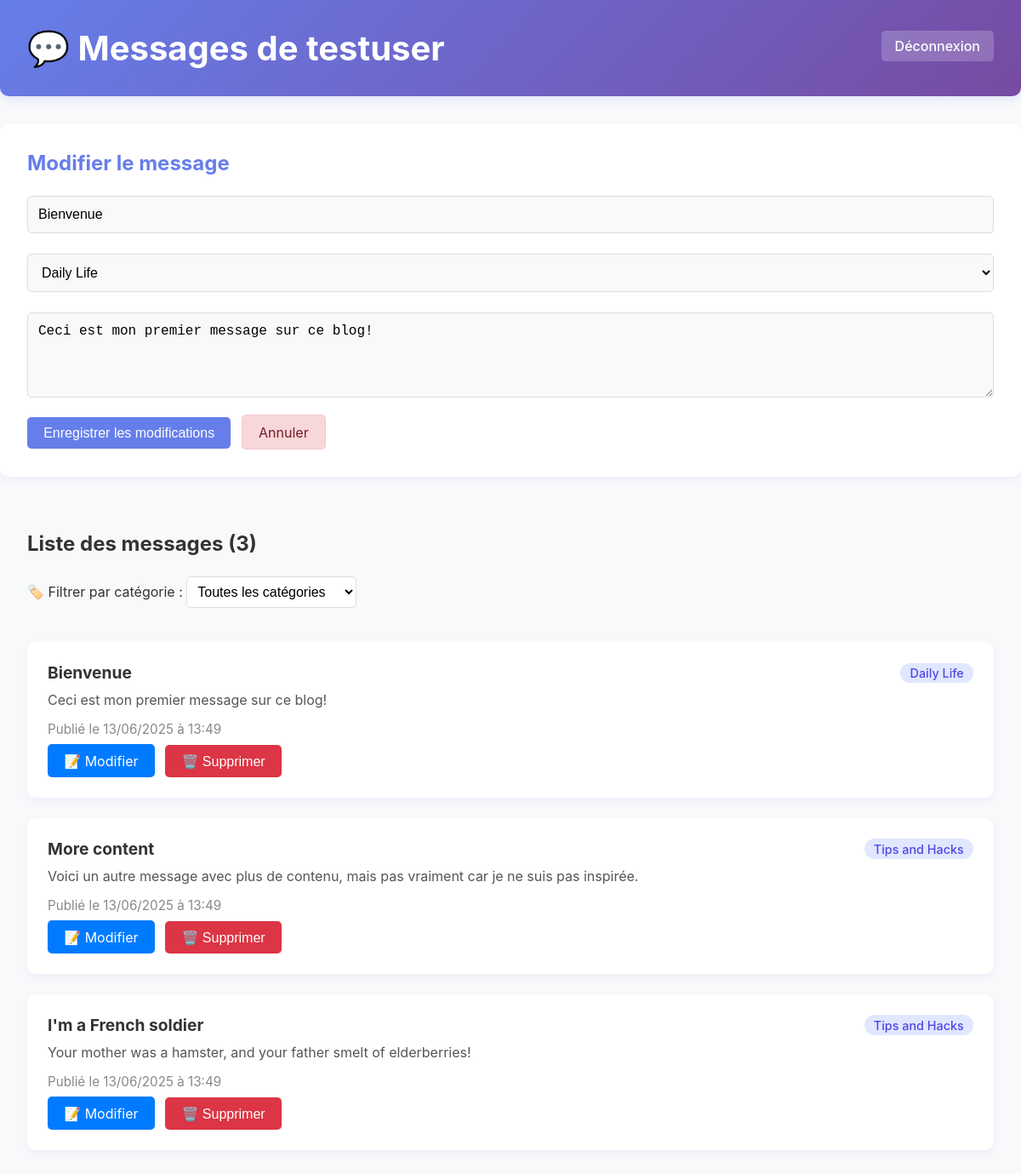
/messages.php?edit=1 (signed in), run on the app's committed database.
### tables this page shows
CREATE TABLE
    IF NOT EXISTS users (
        id INT AUTO_INCREMENT PRIMARY KEY,
        username VARCHAR(50) NOT NULL UNIQUE,
        email VARCHAR(100) NOT NULL UNIQUE,
        password VARCHAR(255) NOT NULL,
        id_privilege INT DEFAULT 1,
        created_at TIMESTAMP DEFAULT CURRENT_TIMESTAMP,
        FOREIGN KEY (id_privilege) REFERENCES privilege (id)
    );

CREATE TABLE
    IF NOT EXISTS messages (
        id INT AUTO_INCREMENT PRIMARY KEY,
        user_id INT NOT NULL,
        id_category INT,
        title VARCHAR(200) NOT NULL,
        content TEXT NOT NULL,
        created_at TIMESTAMP DEFAULT CURRENT_TIMESTAMP,
        updated_at TIMESTAMP NULL DEFAULT NULL,
        FOREIGN KEY (user_id) REFERENCES users (id) ON DELETE CASCADE,
        FOREIGN KEY (id_category) REFERENCES category (id)
    );

CREATE TABLE
    IF NOT EXISTS category (
        id INT AUTO_INCREMENT PRIMARY KEY,
        name VARCHAR(50) NOT NULL,
        created_at DATETIME DEFAULT CURRENT_TIMESTAMP
    );

### messages.php (the view, shortened to what this page needs)
<?php
require_once 'config.php';
$user_id = isset($_GET['user_id']) ? (int)$_GET['user_id'] : $_SESSION['user_id'];
try {
    $pdo = getDbConnection();
    $stmt = $pdo->prepare("SELECT username FROM users WHERE id = ?");
    $stmt->execute([$user_id]);
    $user_info = $stmt->fetch(PDO::FETCH_ASSOC);
    $category_filter = isset($_GET['category']) && $_GET['category'] !== '' ? (int)$_GET['category'] : null;
    if ($category_filter) {
        $stmt = $pdo->prepare("
        SELECT m.id, m.title, m.content, m.created_at, m.updated_at, c.name as category_name, m.id_category
        FROM messages m
        LEFT JOIN category c ON m.id_category = c.id
        WHERE m.user_id = ? AND m.id_category = ?
        ORDER BY m.created_at DESC
    ");
        $stmt->execute([$user_id, $category_filter]);
    } else {
        $stmt = $pdo->prepare("
        SELECT m.id, m.title, m.content, m.created_at, m.updated_at, c.name as category_name, m.id_category
        FROM messages m
        LEFT JOIN category c ON m.id_category = c.id
        WHERE m.user_id = ?
        ORDER BY m.created_at DESC
    ");
        $stmt->execute([$user_id]);
    }
    $messages = $stmt->fetchAll(PDO::FETCH_ASSOC);
} catch (PDOException $e) {
    $error_message = 'Erreur lors de la récupération des messages.';
    $messages = [];
}
$edit_message = null;
if (isset($_GET['edit'])) {
    $edit_id = (int)$_GET['edit'];
    foreach ($messages as $msg) {
        if ($msg['id'] == $edit_id) {
            $edit_message = $msg;
            break;
        }
    }
}
$categories = [];
try {
    $stmt = $pdo->query("SELECT id, name FROM category ORDER BY name");
    $categories = $stmt->fetchAll(PDO::FETCH_ASSOC);
} catch (PDOException $e) {
    $error_message = 'Erreur lors de la récupération des catégories.';
}
?>
<!DOCTYPE html>
<html lang="fr">
<head>
    <link rel="stylesheet" href="./css/messages.css">
</head>
<body>
    <div class="header">
        <h1>💬 Messages de <?php echo htmlspecialchars($user_info['username']); ?></h1>
        <a href="logout.php" class="logout-btn">Déconnexion</a>
    </div>
    <?php if ($edit_message): ?>
        <div class="message-form">
            <h2>Modifier le message</h2>
            <form method="POST">
                <input type="text" name="title" value="<?php echo htmlspecialchars($edit_message['title']); ?>" placeholder="Titre du message" required>
                <select name="id_category" required>
                    <?php foreach ($categories as $cat): ?>
                        <option value="<?php echo $cat['id']; ?>" <?php echo (isset($edit_message['id_category']) && $edit_message['id_category'] == $cat['id']) ? 'selected' : ''; ?>>
                            <?php echo htmlspecialchars($cat['name']); ?>
                        </option>
                    <?php endforeach; ?>
                </select>
                <textarea name="content" placeholder="Contenu du message" required><?php echo htmlspecialchars($edit_message['content']); ?></textarea>
                <button type="submit" name="update_message">Enregistrer les modifications</button>
                <a href="messages.php" class="cancel-btn">Annuler</a>
            </form>
        </div>
    <?php endif; ?>
    <div class="messages-list">
        <h2>Liste des messages (<?php echo count($messages); ?>)</h2>
        <form method="GET" class="filter-form">
            <label for="category">🏷️ Filtrer par catégorie :</label>
            <select name="category" id="category" onchange="this.form.submit()">
                <option value="">Toutes les catégories</option>
            </select>
        </form>
        <?php if (empty($messages)): ?>
            <div class="message-card no-messages">
                Aucun message trouvé pour cet utilisateur.
            </div>
        <?php else: ?>
            <?php foreach ($messages as $message): ?>
                <div class="message-card">
                    <div class="message-header">
                        <div class="message-title"><?php echo htmlspecialchars($message['title']); ?></div>
                        <?php if (isset($message['category_name'])): ?>
                            <div class="message-category"><?php echo htmlspecialchars($message['category_name']); ?></div>
                        <?php endif; ?>
                    </div>
                    <div class="message-content"><?php echo nl2br(htmlspecialchars($message['content'])); ?></div>
                    <div class="message-date">
                        Publié le <?php echo date('d/m/Y à H:i', strtotime($message['created_at'])); ?>
                    </div>
                    <?php if ($user_id === $_SESSION['user_id']): ?>
                        <div class="message-actions">
                            <a href="?edit=<?php echo $message['id']; ?>" class="btn btn-edit">📝 Modifier</a>
                            <form method="POST" style="display:inline;">
                                <button type="submit" name="delete_message" class="btn btn-delete"
                                    onclick="return confirm('Êtes-vous sûr de vouloir supprimer ce message ?');">
                                    🗑️ Supprimer
                                </button>
                            </form>
                        </div>
                    <?php endif; ?>
                </div>
            <?php endforeach; ?>
        <?php endif; ?>
    </div>
</body>
</html>

### css/messages.css (style rules this page uses)
* { margin:0; padding:0; box-sizing:border-box; }
body { font-family: -apple-system, BlinkMacSystemFont, "Segoe UI", Roboto, sans-serif; background-color: #f8f9fa; color: #333; }
.header { background: linear-gradient(135deg, #667eea 0%, #764ba2 100%); color: white; padding: 2rem; margin-bottom: 2rem; border-radius: 0 0 10px 10px; box-shadow: 0 4px 12px rgba(102, 126, 234, 0.15); display: flex; align-items: center; justify-content: space-between; }
.header h1 { font-size: 2.5rem; margin: 0; }
.admin-btn, .logout-btn { background: rgba(255, 255, 255, 0.2); color: white; padding: 0.5rem 1rem; border-radius: 5px; text-decoration: none; margin-left: 1rem; transition: background 0.3s, transform 0.2s; font-weight: 500; margin-bottom: 5px; }
.message-form { background: white; padding: 2rem; border-radius: 10px; margin-bottom: 2rem; box-shadow: 0 4px 8px rgba(102, 126, 234, 0.08); }
.message-form h2 { color: #667eea; margin-bottom: 1rem; }
input[type="text"], select, textarea { width: 100%; padding: 0.75rem; margin: 0.5rem 0 1rem 0; border: 1px solid #ddd; border-radius: 5px; font-size: 1rem; background: #f8f9fa; transition: border 0.2s; }
textarea { min-height: 100px; resize: vertical; }
button, .cancel-btn, .btn-edit, .btn-delete { background: #667eea; color: white; padding: 0.6rem 1.2rem; border: none; border-radius: 5px; cursor: pointer; margin-right: 0.5rem; font-size: 1rem; transition: background 0.3s, transform 0.2s; text-decoration: none; display: inline-block; }
.cancel-btn { background: #f8d7da; color: #721c24; border: 1px solid #f5c6cb; }
.filter-form { margin: 1rem 0 1.5rem 0; }
.filter-form select { padding: 0.5rem; border: 1px solid #ddd; border-radius: 5px; font-size: 1rem; background: white; width: 200px; }
.messages-list { margin-bottom: 2rem; padding: 32px; }
.message-card { background: white; padding: 1.5rem; margin-bottom: 1.5rem; border-radius: 10px; box-shadow: 0 4px 8px rgba(102, 126, 234, 0.08); transition: box-shadow 0.2s; }
.message-header { display: flex; align-items: center; justify-content: space-between; margin-bottom: 0.5rem; }
.message-title { font-size: 1.2rem; font-weight: bold; color: #333; }
.message-category { background: #e0e7ff; color: #4f46e5; padding: 0.2rem 0.7rem; border-radius: 12px; font-size: 0.9rem; font-weight: 500; }
.message-content { color: #555; margin-bottom: 0.7rem; line-height: 1.6; }
.message-date { font-size: 0.95rem; color: #888; margin-bottom: 0.5rem; }
.message-actions { margin-top: 0.5rem; }
.btn-edit { background: #007bff; }
.btn-delete { background: #dc3545; }

### data on the page
users: username "testuser"
messages: title "Bienvenue", id_category "Daily Life", content "Ceci est mon premier message sur ce blog!", id_category.name "Daily Life", created_at "13/06/2025 à 13:49"
messages: title "More content", id_category.name "Tips and Hacks", content "Voici un autre message avec plus de contenu, mais pas vraiment car je ne suis pas inspirée.", created_at "13/06/2025 à 13:49"
messages: title "I'm a French soldier", id_category.name "Tips and Hacks", content "Your mother was a hamster, and your father smelt of elderberries!", created_at "13/06/2025 à 13:49"

### other printed values
count($messages) "3"
